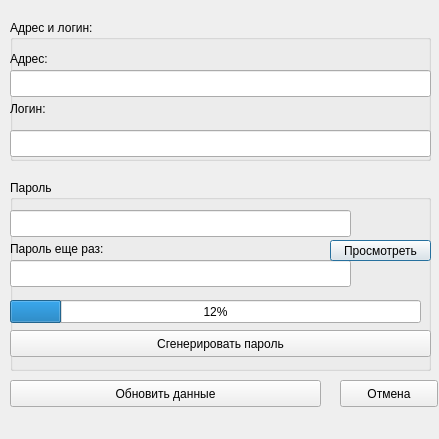
<?xml version="1.0" encoding="UTF-8"?>
<ui version="4.0">
 <class>Dialog</class>
 <widget class="QDialog" name="Dialog">
  <property name="geometry">
   <rect>
    <x>0</x>
    <y>0</y>
    <width>439</width>
    <height>439</height>
   </rect>
  </property>
  <property name="sizePolicy">
   <sizepolicy hsizetype="Fixed" vsizetype="Fixed">
    <horstretch>0</horstretch>
    <verstretch>0</verstretch>
   </sizepolicy>
  </property>
  <property name="minimumSize">
   <size>
    <width>439</width>
    <height>439</height>
   </size>
  </property>
  <property name="maximumSize">
   <size>
    <width>439</width>
    <height>439</height>
   </size>
  </property>
  <property name="windowTitle">
   <string>Обновление данных в базе</string>
  </property>
  <widget class="QGroupBox" name="groupBox">
   <property name="geometry">
    <rect>
     <x>10</x>
     <y>180</y>
     <width>421</width>
     <height>191</height>
    </rect>
   </property>
   <property name="title">
    <string>Пароль</string>
   </property>
   <widget class="QLineEdit" name="pwd">
    <property name="geometry">
     <rect>
      <x>0</x>
      <y>30</y>
      <width>341</width>
      <height>27</height>
     </rect>
    </property>
    <property name="echoMode">
     <enum>QLineEdit::Password</enum>
    </property>
   </widget>
   <widget class="QLineEdit" name="repwd">
    <property name="geometry">
     <rect>
      <x>0</x>
      <y>80</y>
      <width>341</width>
      <height>27</height>
     </rect>
    </property>
    <property name="echoMode">
     <enum>QLineEdit::Password</enum>
    </property>
   </widget>
   <widget class="QPushButton" name="view_pwd">
    <property name="geometry">
     <rect>
      <x>320</x>
      <y>60</y>
      <width>101</width>
      <height>21</height>
     </rect>
    </property>
    <property name="text">
     <string>Просмотреть</string>
    </property>
   </widget>
   <widget class="QPushButton" name="generate">
    <property name="geometry">
     <rect>
      <x>0</x>
      <y>150</y>
      <width>421</width>
      <height>27</height>
     </rect>
    </property>
    <property name="text">
     <string>Сгенерировать пароль</string>
    </property>
   </widget>
   <widget class="QLabel" name="label">
    <property name="geometry">
     <rect>
      <x>0</x>
      <y>60</y>
      <width>151</width>
      <height>17</height>
     </rect>
    </property>
    <property name="text">
     <string>Пароль еще раз:</string>
    </property>
   </widget>
   <widget class="QProgressBar" name="prBar">
    <property name="geometry">
     <rect>
      <x>0</x>
      <y>120</y>
      <width>411</width>
      <height>23</height>
     </rect>
    </property>
    <property name="maximum">
     <number>190</number>
    </property>
    <property name="value">
     <number>24</number>
    </property>
   </widget>
  </widget>
  <widget class="QGroupBox" name="groupBox_2">
   <property name="geometry">
    <rect>
     <x>10</x>
     <y>20</y>
     <width>421</width>
     <height>141</height>
    </rect>
   </property>
   <property name="title">
    <string>Адрес и логин:</string>
   </property>
   <widget class="QLineEdit" name="inet_addr">
    <property name="geometry">
     <rect>
      <x>0</x>
      <y>50</y>
      <width>421</width>
      <height>27</height>
     </rect>
    </property>
   </widget>
   <widget class="QLineEdit" name="login">
    <property name="geometry">
     <rect>
      <x>0</x>
      <y>110</y>
      <width>421</width>
      <height>27</height>
     </rect>
    </property>
   </widget>
   <widget class="QLabel" name="label_2">
    <property name="geometry">
     <rect>
      <x>0</x>
      <y>80</y>
      <width>66</width>
      <height>17</height>
     </rect>
    </property>
    <property name="text">
     <string>Логин:</string>
    </property>
   </widget>
   <widget class="QLabel" name="label_3">
    <property name="geometry">
     <rect>
      <x>0</x>
      <y>30</y>
      <width>66</width>
      <height>17</height>
     </rect>
    </property>
    <property name="text">
     <string>Адрес:</string>
    </property>
   </widget>
  </widget>
  <widget class="QPushButton" name="add">
   <property name="geometry">
    <rect>
     <x>10</x>
     <y>380</y>
     <width>311</width>
     <height>27</height>
    </rect>
   </property>
   <property name="text">
    <string>Обновить данные</string>
   </property>
  </widget>
  <widget class="QPushButton" name="ext">
   <property name="geometry">
    <rect>
     <x>340</x>
     <y>380</y>
     <width>98</width>
     <height>27</height>
    </rect>
   </property>
   <property name="text">
    <string>Отмена</string>
   </property>
  </widget>
 </widget>
 <resources/>
 <connections>
  <connection>
   <sender>ext</sender>
   <signal>clicked()</signal>
   <receiver>Dialog</receiver>
   <slot>close()</slot>
   <hints>
    <hint type="sourcelabel">
     <x>388</x>
     <y>393</y>
    </hint>
    <hint type="destinationlabel">
     <x>219</x>
     <y>208</y>
    </hint>
   </hints>
  </connection>
 </connections>
</ui>
